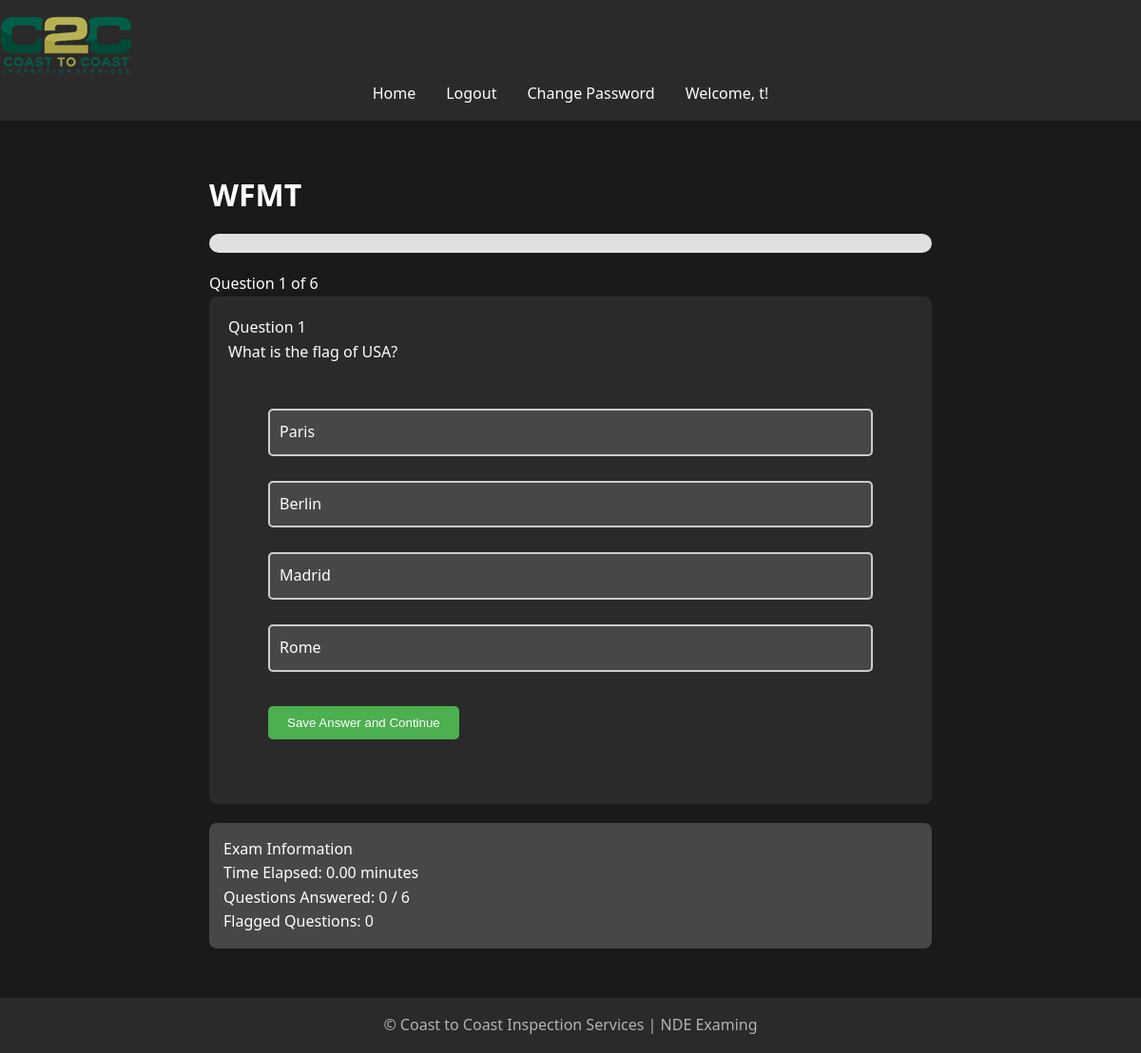
The app's page /take_exam/1 (signed in) with its own data.
### models.py (models this page shows, shortened)
class User(UserMixin, db.Model):
    id = db.Column(db.Integer, primary_key=True)
    username = db.Column(db.String(80), unique=True, nullable=False)
    password = db.Column(db.String(120), nullable=False)
    is_admin = db.Column(db.Boolean, default=False)
    exam_results = db.relationship('ExamResult', back_populates='user', lazy=True)
    accesses = db.relationship('ExamAccess', back_populates='user', lazy=True)
    access_requests = db.relationship('ExamAccessRequest', back_populates='user', lazy=True)

class Exam(db.Model):
    __tablename__ = 'exam'
    id = db.Column(db.Integer, primary_key=True)
    title = db.Column(db.String(100), nullable=False)
    question_count = db.Column(db.Integer, nullable=False, default=10)
    exam_results = relationship('ExamResult', back_populates='exam', cascade='all, delete-orphan')
    questions = relationship('Question', back_populates='exam', cascade='all, delete-orphan')
    accesses = db.relationship('ExamAccess', back_populates='exam', lazy=True, cascade="all, delete-orphan")
    access_requests = db.relationship('ExamAccessRequest', back_populates='exam', lazy=True, cascade="all, delete-orphan")

class Question(db.Model):
    __tablename__ = 'question'
    id = db.Column(db.Integer, primary_key=True)
    content = db.Column(db.String(500), nullable=False)
    option_a = db.Column(db.String(200), nullable=False)
    option_b = db.Column(db.String(200), nullable=False)
    option_c = db.Column(db.String(200), nullable=True)
    option_d = db.Column(db.String(200), nullable=True)
    correct_answer = db.Column(db.String(1), nullable=False)
    exam_id = db.Column(db.Integer, db.ForeignKey('exam.id'), nullable=False)
    exam = db.relationship('Exam', back_populates='questions')
    missed_questions = db.relationship('MissedQuestion', back_populates='question', lazy=True)

### app.py (the view, shortened to what this page needs)
@app.route('/take_exam/<int:exam_id>', methods=['GET', 'POST'])
@login_required
def take_exam(exam_id):
    exam_access = ExamAccess.query.filter_by(user_id=current_user.id, exam_id=exam_id).first()
    if not exam_access or not exam_access.is_accessible:
        flash('You do not have access to this Exam.', 'error')
        return redirect(url_for('home'))
    exam = Exam.query.get_or_404(exam_id)
    total_questions = len(exam.questions)
    if 'answers' not in session:
        session['answers'] = {}
    if 'flagged' not in session:
        session['flagged'] = {str(q.id): False for q in exam.questions}
    if 'current_index' not in session:
        session['current_index'] = 0
    if 'start_time' not in session:
        session['start_time'] = datetime.utcnow().isoformat()
    current_question = exam.questions[session['current_index']]
    progress = sum(1 for answer in session['answers'].values() if answer)
    flagged_questions = [i for i, q in enumerate(exam.questions) if session['flagged'][str(q.id)]]
    time_elapsed = (datetime.utcnow() - datetime.fromisoformat(session['start_time'])).total_seconds() / 60
    all_questions_answered = progress == total_questions
    return render_template('take_exam.html',
                           exam=exam,
                           current_question=current_question,
                           current_index=session['current_index'],
                           progress=progress,
                           total_questions=total_questions,
                           flagged_questions=flagged_questions,
                           time_elapsed=time_elapsed,
                           answers=session['answers'],
                           flagged=session['flagged'],
                           all_questions_answered=all_questions_answered)

### app.py (called while the page is built)
@app.before_request
def reset_session_on_navigation():
    exam_endpoints = ['take_exam', 'submit_exam']
    current_endpoint = request.endpoint
    if current_endpoint is None:
        return

@app.context_processor
def utility_processor():
    def format_pacific_time(utc_dt):
        pacific_time = utc_to_pacific(utc_dt)
        return pacific_time.strftime('%Y-%m-%d %I:%M:%S %p %Z')
    return dict(format_pacific_time=format_pacific_time)

@login_manager.user_loader
def load_user(user_id):
    return User.query.get(int(user_id))

@app.before_request
def manage_exam_session():
    if 'start_new_exam' in request.args:
        session.pop('answers', None)
        session.pop('flagged', None)
        session.pop('current_index', None)
        session.pop('start_time', None)
    elif 'exam_submitted' in session and request.endpoint != 'exam_results':
        session.pop('answers', None)
        session.pop('flagged', None)
        session.pop('current_index', None)
        session.pop('start_time', None)
        session.pop('exam_submitted', None)

### templates/take_exam.html (shortened to what this page needs)
{% extends "base.html" %}
{% block content %}
<div class="exam-container">
    <h1 class="exam-title">{{ exam.title }}</h1>
    <div class="progress-container">
        <div class="progress-bar">
        </div>
        {% if not all_questions_answered %}
        <div class="progress-text">Question {{ current_index + 1 }} of {{ total_questions }}</div>
        {% endif %}
    </div>
    {% if not all_questions_answered %}
    <div class="question-card">
        <div class="question-number">Question {{ current_index + 1 }}</div>
        <div class="question-text">{{ current_question.content }}</div>
        <form method="POST" id="answerForm">
            <div class="options">
                {% for option in [('A', current_question.option_a), ('B', current_question.option_b),
                                  ('C', current_question.option_c), ('D', current_question.option_d)] %}
                    {% if option[1] %}
                        <div class="option {% if answers[current_question.id|string] == option[0] %}selected{% endif %}" data-value="{{ option[0] }}">
                            {{ option[1] }}
                        </div>
                    {% endif %}
                {% endfor %}
            </div>
            <div class="action-buttons">
                <button type="submit" class="btn btn-primary" id="saveAndContinue">Save Answer and Continue</button>
            </div>
        </form>
    </div>
    {% endif %}
    <div class="info-card">
        <div class="info-title">Exam Information</div>
        <div class="info-item">Time Elapsed: {{ "%0.2f"|format(time_elapsed) }} minutes</div>
        <div class="info-item">Questions Answered: {{ progress }} / {{ total_questions }}</div>
        <div class="info-item">Flagged Questions: {{ flagged_questions|length }}</div>
    </div>
</div>
{% endblock %}

### templates/base.html (shortened to what this page needs)
<!DOCTYPE html>
<html lang="en">
<head>
    <link rel="stylesheet" href="{{ url_for('static', filename='css/style.css') }}">
</head>
<body>
    <header>
        <nav class="navbar">
            <a class="navbar-brand" href="{{ url_for('home') }}">
                <img src="{{ url_for('static', filename='images/logo.png') }}" alt="Logo" class="logo">
            </a>
            <ul class="navbar-nav">
                <li><a href="{{ url_for('home') }}">Home</a></li>
                {% if current_user.is_authenticated %}
                    <li><a href="{{ url_for('logout') }}">Logout</a></li>
                    <li><a href="{{ url_for('change_password') }}">Change Password</a></li>
                    <li class="user-welcome">
                        <span>Welcome, {{ current_user.username }}!</span>
                    </li>
                {% else %}
                    <li><a href="{{ url_for('login') }}">Login</a></li>
                    <li><a href="{{ url_for('register') }}">Register</a></li>
                {% endif %}
            </ul>
        </nav>
    </header>
    <main>
        {% block content %}{% endblock %}
    </main>
    <footer>
        <p>&copy; Coast to Coast Inspection Services | NDE Examing</p>
    </footer>
</body>
</html>

### static/css/style.css (style rules this page uses)
:root { --bg-primary: #1a1a1a; --bg-secondary: #2a2a2a; --text-primary: #ffffff; --text-secondary: #b3b3b3; --accent-color: #87c787; --error-color: #cf6679; --success-color: #03dac6; }
* { box-sizing: border-box; margin: 0; padding: 0; }
body { font-family: 'Segoe UI', Tahoma, Geneva, Verdana, sans-serif; line-height: 1.6; color: var(--text-primary); background-color: var(--bg-primary); min-height: 100vh; display: flex; flex-direction: column; }
header { background-color: var(--bg-secondary); padding: 1rem 0; box-shadow: 0 2px 4px rgba(0,0,0,0.1); }
nav ul { display: flex; justify-content: center; list-style-type: none; }
nav ul li { margin: 0 1rem; }
nav ul li a { color: var(--text-primary); text-decoration: none; font-weight: 500; transition: color 0.3s ease; }
main { flex: 1; padding: 2rem; max-width: 1200px; margin: 0 auto; width: 100%; }
h1, h2, h3 { margin-bottom: 1rem; color: var(--text-primary); }
a { color: var(--accent-color); text-decoration: none; transition: color 0.3s ease; }
form { background-color: var(--bg-secondary); padding: 2rem; border-radius: 8px; max-width: 700px; margin: 0 auto; }
form div { margin-bottom: 1rem; }
button { background-color: rgb(59, 59, 59); color: var(--text-primary); padding: 0.5rem 1rem; border: none; border-radius: 4px; cursor: pointer; transition: background-color 0.3s ease; }
footer { text-align: center; padding: 1rem 0; background-color: var(--bg-secondary); color: var(--text-secondary); }

### templates/take_exam.html (style rules this page uses)
.exam-container { max-width: 800px; margin: 0 auto; padding: 20px; }
.progress-bar { background-color: #e0e0e0; height: 20px; border-radius: 10px; margin-bottom: 20px; }
.question-card { background-color: #2b2a2a; border-radius: 8px; padding: 20px; margin-bottom: 20px; }
.options { display: grid; gap: 10px; margin-top: 15px; }
.option { background-color: #474747; border: 2px solid #ccc; border-radius: 5px; padding: 10px; cursor: pointer; transition: all 0.3s ease; }
.action-buttons { margin-top: 20px; display: flex; justify-content: space-between; }
.btn { padding: 10px 20px; border: none; border-radius: 5px; cursor: pointer; }
.btn-primary { background-color: #4CAF50; color: white; }
.info-card { background-color: #474747; border-radius: 8px; padding: 15px; margin-top: 20px; }

### records on screen
User: username "t"
Exam: title "WFMT"
Question: content "What is the flag of USA?", option_a "Paris", option_b "Berlin", option_c "Madrid", option_d "Rome"

### other values on screen
{{ current_index + 1 }} "1"
{{ total_questions }} "6"
{{ "%0.2f"|format(time_elapsed) }} "0.00"
{{ progress }} "0"
{{ flagged_questions|length }} "0"
